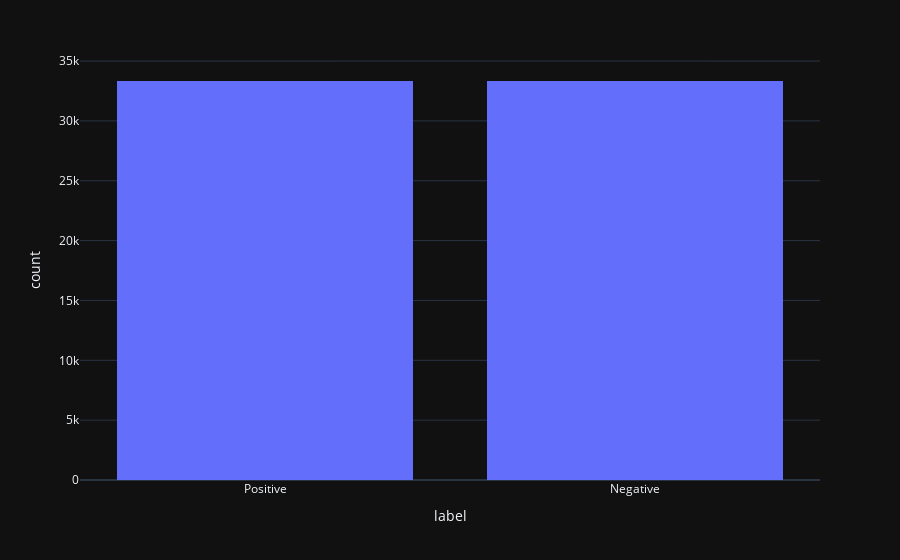

The code cell stored with this chart in its notebook:
### Code cell
px.histogram(df, x="label") #check for imbalance

### Figure 1 — Plotly figure (JSON) as saved in the notebook; plotly's stock layout.template omitted (floating-point values rounded to 4 significant figures; data arrays with more than 128 entries replaced by an {"elided": "..."} marker saying what was removed)
{"data": [{"alignmentgroup": "True", "bingroup": "x", "hovertemplate": "label=%{x}<br>count=%{y}<extra></extra>", "legendgroup": "", "marker": {"color": "#636efa", "pattern": {"shape": ""}}, "name": "", "offsetgroup": "", "orientation": "v", "showlegend": false, "x": {"elided": "66666 str values"}, "xaxis": "x", "yaxis": "y", "type": "histogram"}], "layout": {"xaxis": {"anchor": "y", "domain": [0.0, 1.0], "title": {"text": "label"}}, "yaxis": {"anchor": "x", "domain": [0.0, 1.0], "title": {"text": "count"}}, "legend": {"tracegroupgap": 0}, "margin": {"t": 60}, "barmode": "relative"}}
